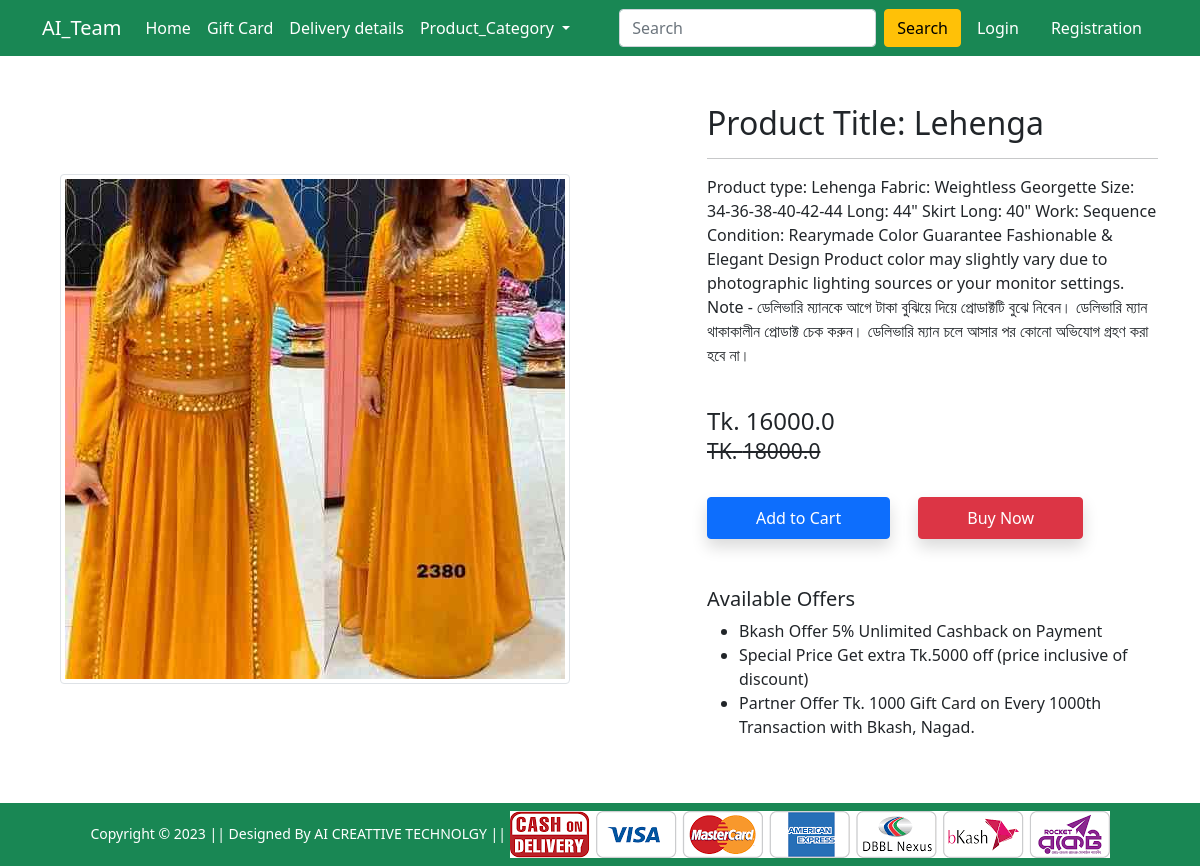
The page /product-detail/16 on the database its author committed.
### Shop/models.py (models this page shows, shortened)
class Product(models.Model):
    title = models.CharField(max_length=100)
    selling_price = models.FloatField()
    discounted_price = models.FloatField()
    description = models.TextField()
    brand = models.CharField(max_length=100)
    category = models.CharField(choices=CATEGORY_CHOICES,max_length=2)
    product_image = models.ImageField(upload_to='productimg')

### Shop/views.py (the view)
# urls.py: path('product-detail/<int:pk>', views.ProductDetailView.as_view(), name='product-detail'),
class ProductDetailView(View):
  def get(self,request, pk):
    totalitem = 0
    product = Product.objects.get(pk=pk)
    item_already_in_cart = False
    if request.user.is_authenticated:
       item_already_in_cart = Cart.objects.filter(Q(product=product.id) & Q(user=request.user)).exists()
       if request.user.is_authenticated:
           totalitem = len(Cart.objects.filter(user=request.user))
    return render(request, 'Shop/productdetail.html',{'product': product, 'item_already_in_cart':item_already_in_cart, 'totalitem':totalitem})

### Shop/templates/Shop/productdetail.html (shortened to what this page needs)
{% extends 'Shop/base.html' %}
{% load static %}
{% block main-content %}
<div class="container my-5">
    <div class="row">
        <div class="col-sm-6 text-center align-self-center">
            <img src="{{product.product_image.url}}" alt="" class="img-fluid img-thumbnail">
        </div>
        <div class="col-sm-5 offset-sm-1">
            <h2>Product Title: {{product.title}}</h2>
            <hr>
            <p>{{product.description}}</p> <br>
            <h4>Tk. {{product.discounted_price}} <br><small class="fw-light text-decoration-line-through">TK. {{product.selling_price}}</small></h4> <br>
            {% if item_already_in_cart %}
            <a href="{% url 'showcart' %}" class="btn btn-primary shadow px-5 py-2">Go to cart</a>
            {% else %}
            <form action="/add_to_cart" class="d-inline">
                <button type="submit" class="btn btn-primary shadow px-5 py-2">Add to Cart</button>
            </form>
            {% endif %}
            <a href="{% url 'buy-now' %}" class="btn btn-danger shadow px-5 py-2 ms-4">Buy Now</a>
            <h5 class="mt-5">Available Offers</h5>
            <ul>
                <li>Bkash Offer 5% Unlimited Cashback on Payment</li>
                <li>Special Price Get extra Tk.5000 off (price inclusive of discount)</li>
                <li>Partner Offer Tk. 1000 Gift Card on Every 1000th Transaction with Bkash, Nagad.</li>
            </ul>
        </div>
    </div>
</div>
{% endblock main-content %}

### rows shown on the page
Product: product_image (picture), title "Lehenga", description "Product type: Lehenga Fabric: Weightless Georgette Size: 34-36-38-40-42-44 Long: 44\" Skirt Long: 40\" Work: Sequence Condition: Rearymade Color Guarantee Fashionable & Elegant Design Product color may slightly vary due to photographic lighting sources or your monitor settings. Note - ডেলিভারি ম্যানকে আগে টাকা বুঝিয়ে দিয়ে প্রোডাক্টটি বুঝে নিবেন। ডেলিভারি ম্যান থাকাকালীন প্রোডাক্ট চেক করুন। ডেলিভারি ম্যান চলে আসার পর কোনো অভিযোগ গ্রহণ করা হবে না।", discounted_price "16000.0", selling_price "18000.0"
